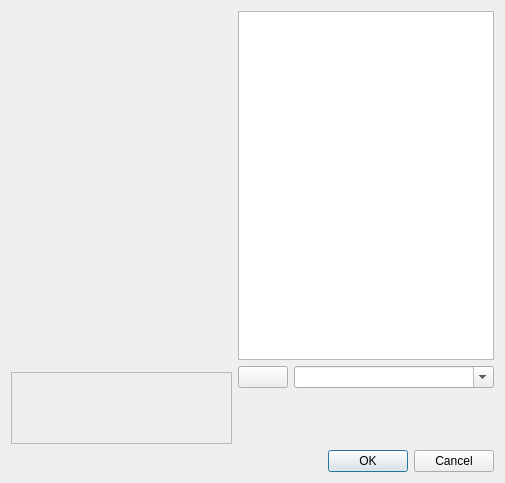
<?xml version="1.0" encoding="UTF-8"?>
<ui version="4.0">
 <class>WdgDlgInternalColorSelector</class>
 <widget class="QDialog" name="WdgDlgInternalColorSelector">
  <property name="geometry">
   <rect>
    <x>0</x>
    <y>0</y>
    <width>505</width>
    <height>483</height>
   </rect>
  </property>
  <property name="windowTitle">
   <string>Dialog</string>
  </property>
  <layout class="QVBoxLayout" name="verticalLayout">
   <item>
    <layout class="QHBoxLayout" name="horizontal">
     <item>
      <layout class="QVBoxLayout" name="leftPane">
       <item>
        <widget class="KisVisualColorSelector" name="visualSelector" native="true">
         <property name="sizePolicy">
          <sizepolicy hsizetype="MinimumExpanding" vsizetype="MinimumExpanding">
           <horstretch>0</horstretch>
           <verstretch>0</verstretch>
          </sizepolicy>
         </property>
         <property name="minimumSize">
          <size>
           <width>90</width>
           <height>90</height>
          </size>
         </property>
        </widget>
       </item>
       <item>
        <widget class="KisSpinboxColorSelector" name="spinboxselector" native="true">
         <property name="sizePolicy">
          <sizepolicy hsizetype="MinimumExpanding" vsizetype="Preferred">
           <horstretch>0</horstretch>
           <verstretch>0</verstretch>
          </sizepolicy>
         </property>
         <property name="minimumSize">
          <size>
           <width>0</width>
           <height>50</height>
          </size>
         </property>
        </widget>
       </item>
       <item>
        <widget class="QFrame" name="frame">
         <property name="frameShape">
          <enum>QFrame::StyledPanel</enum>
         </property>
         <property name="frameShadow">
          <enum>QFrame::Sunken</enum>
         </property>
         <property name="lineWidth">
          <number>2</number>
         </property>
         <property name="midLineWidth">
          <number>2</number>
         </property>
         <layout class="QHBoxLayout" name="nextprevlayout">
          <property name="spacing">
           <number>0</number>
          </property>
          <property name="leftMargin">
           <number>0</number>
          </property>
          <property name="topMargin">
           <number>0</number>
          </property>
          <property name="rightMargin">
           <number>0</number>
          </property>
          <property name="bottomMargin">
           <number>0</number>
          </property>
          <item>
           <widget class="KoColorPatch" name="currentColor" native="true">
            <property name="sizePolicy">
             <sizepolicy hsizetype="MinimumExpanding" vsizetype="Preferred">
              <horstretch>0</horstretch>
              <verstretch>0</verstretch>
             </sizepolicy>
            </property>
            <property name="minimumSize">
             <size>
              <width>50</width>
              <height>70</height>
             </size>
            </property>
           </widget>
          </item>
          <item>
           <widget class="KoColorPatch" name="previousColor" native="true">
            <property name="sizePolicy">
             <sizepolicy hsizetype="MinimumExpanding" vsizetype="Preferred">
              <horstretch>0</horstretch>
              <verstretch>0</verstretch>
             </sizepolicy>
            </property>
            <property name="minimumSize">
             <size>
              <width>25</width>
              <height>25</height>
             </size>
            </property>
           </widget>
          </item>
         </layout>
        </widget>
       </item>
      </layout>
     </item>
     <item>
      <layout class="QVBoxLayout" name="rightPane">
       <item>
        <widget class="KisPaletteView" name="paletteBox">
         <property name="sizePolicy">
          <sizepolicy hsizetype="Maximum" vsizetype="Expanding">
           <horstretch>0</horstretch>
           <verstretch>0</verstretch>
          </sizepolicy>
         </property>
         <property name="minimumSize">
          <size>
           <width>90</width>
           <height>0</height>
          </size>
         </property>
        </widget>
       </item>
       <item>
        <layout class="QHBoxLayout" name="horizontalLayout_2">
         <property name="topMargin">
          <number>0</number>
         </property>
         <item>
          <widget class="KisPopupButton" name="paletteList">
           <property name="sizePolicy">
            <sizepolicy hsizetype="Maximum" vsizetype="Fixed">
             <horstretch>0</horstretch>
             <verstretch>0</verstretch>
            </sizepolicy>
           </property>
           <property name="minimumSize">
            <size>
             <width>50</width>
             <height>0</height>
            </size>
           </property>
           <property name="text">
            <string/>
           </property>
          </widget>
         </item>
         <item>
          <widget class="SqueezedComboBox" name="cmbNameList">
           <property name="sizePolicy">
            <sizepolicy hsizetype="Minimum" vsizetype="Fixed">
             <horstretch>0</horstretch>
             <verstretch>0</verstretch>
            </sizepolicy>
           </property>
           <property name="editable">
            <bool>true</bool>
           </property>
          </widget>
         </item>
        </layout>
       </item>
       <item>
        <widget class="KisScreenColorPicker" name="screenColorPicker" native="true">
         <property name="sizePolicy">
          <sizepolicy hsizetype="Preferred" vsizetype="Preferred">
           <horstretch>0</horstretch>
           <verstretch>0</verstretch>
          </sizepolicy>
         </property>
         <property name="minimumSize">
          <size>
           <width>50</width>
           <height>50</height>
          </size>
         </property>
        </widget>
       </item>
      </layout>
     </item>
    </layout>
   </item>
   <item>
    <widget class="QDialogButtonBox" name="buttonBox">
     <property name="orientation">
      <enum>Qt::Horizontal</enum>
     </property>
     <property name="standardButtons">
      <set>QDialogButtonBox::Cancel|QDialogButtonBox::Ok</set>
     </property>
    </widget>
   </item>
  </layout>
 </widget>
 <customwidgets>
  <customwidget>
   <class>KisPopupButton</class>
   <extends>QPushButton</extends>
   <header>kis_popup_button.h</header>
  </customwidget>
  <customwidget>
   <class>KisPaletteView</class>
   <extends>QTableView</extends>
   <header location="global">kis_palette_view.h</header>
  </customwidget>
  <customwidget>
   <class>SqueezedComboBox</class>
   <extends>QComboBox</extends>
   <header location="global">squeezedcombobox.h</header>
  </customwidget>
  <customwidget>
   <class>KisSpinboxColorSelector</class>
   <extends>QWidget</extends>
   <header>kis_spinbox_color_selector.h</header>
   <container>1</container>
  </customwidget>
  <customwidget>
   <class>KisScreenColorPicker</class>
   <extends>QWidget</extends>
   <header>kis_screen_color_picker.h</header>
   <container>1</container>
  </customwidget>
  <customwidget>
   <class>KisVisualColorSelector</class>
   <extends>QWidget</extends>
   <header>KisVisualColorSelector.h</header>
   <container>1</container>
  </customwidget>
  <customwidget>
   <class>KoColorPatch</class>
   <extends>QWidget</extends>
   <header>KoColorPatch.h</header>
   <container>1</container>
  </customwidget>
 </customwidgets>
 <resources/>
 <connections>
  <connection>
   <sender>buttonBox</sender>
   <signal>accepted()</signal>
   <receiver>WdgDlgInternalColorSelector</receiver>
   <slot>accept()</slot>
   <hints>
    <hint type="sourcelabel">
     <x>248</x>
     <y>254</y>
    </hint>
    <hint type="destinationlabel">
     <x>157</x>
     <y>274</y>
    </hint>
   </hints>
  </connection>
  <connection>
   <sender>buttonBox</sender>
   <signal>rejected()</signal>
   <receiver>WdgDlgInternalColorSelector</receiver>
   <slot>reject()</slot>
   <hints>
    <hint type="sourcelabel">
     <x>316</x>
     <y>260</y>
    </hint>
    <hint type="destinationlabel">
     <x>286</x>
     <y>274</y>
    </hint>
   </hints>
  </connection>
 </connections>
</ui>
